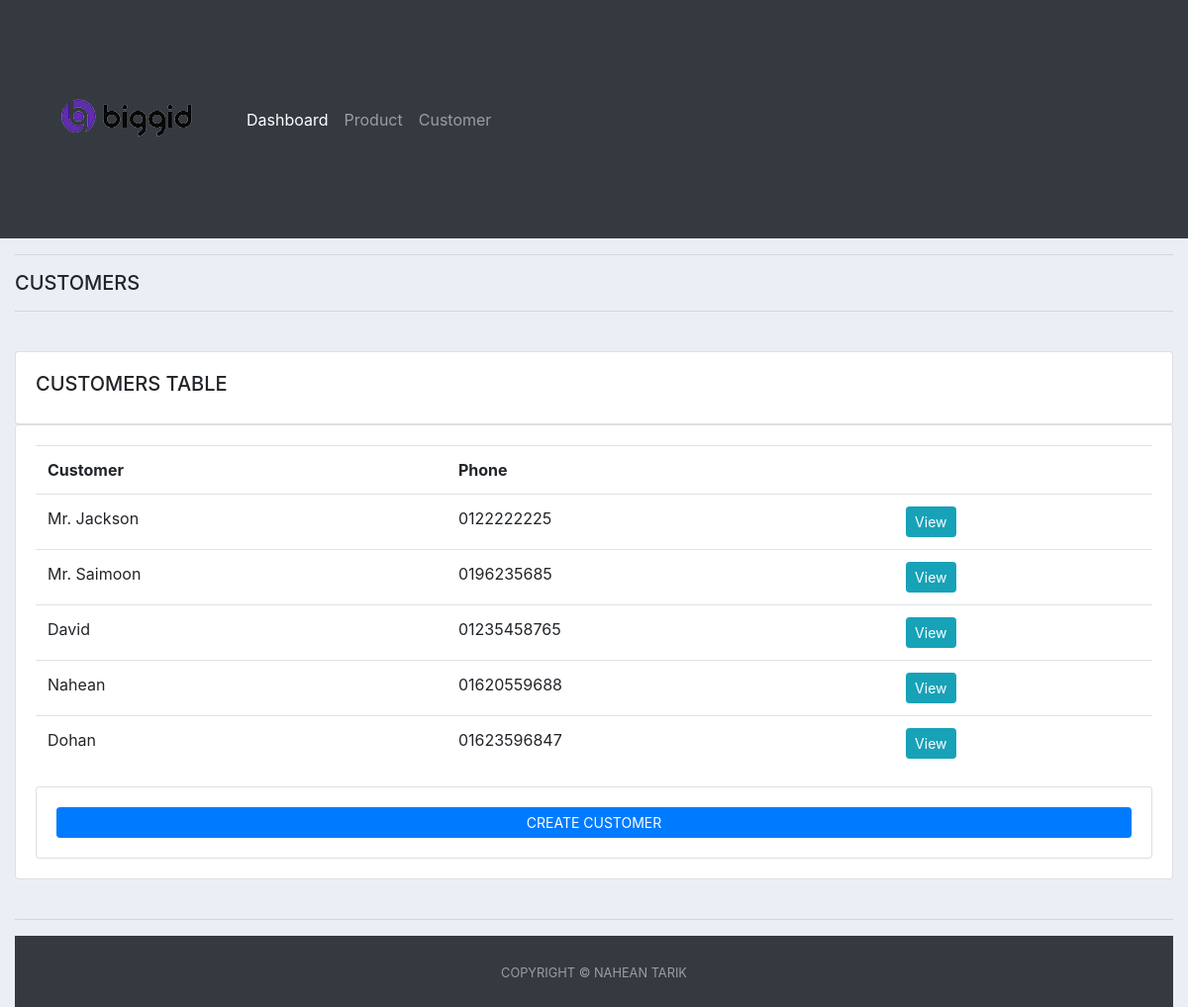
The app's page /customer_page/, older data.
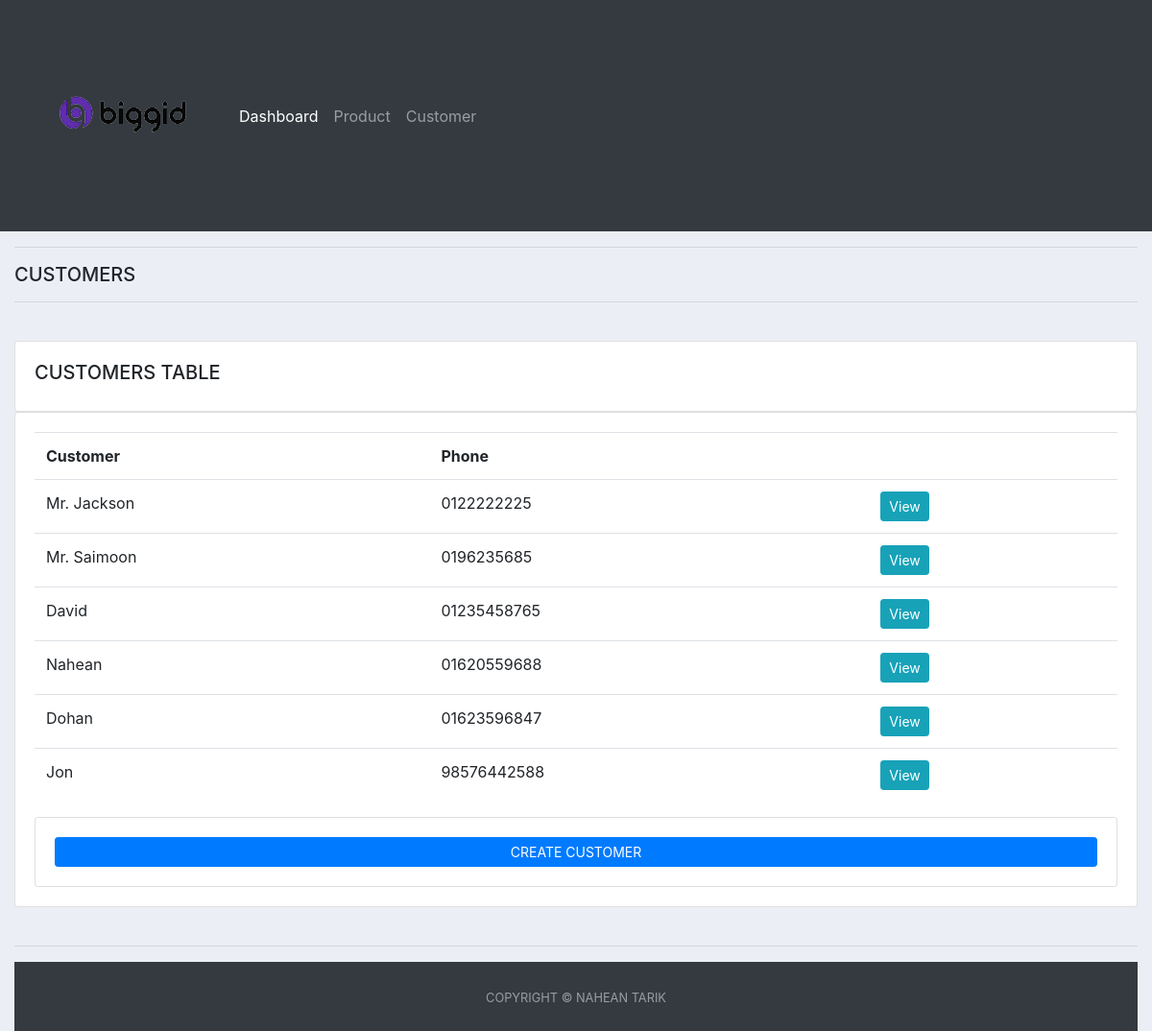
The same page, newer data.
### accounts/models.py (models this page shows, shortened)
class Customer(models.Model):
    name = models.CharField(max_length=200, null=True)
    phone = models.CharField(max_length=200, null=True)
    email = models.CharField(max_length=200, null=True)
    date_created = models.DateTimeField(auto_now_add=True, null=True)

### accounts/views.py (the view)
# urls.py: path('customer_page/', views.customerPage, name='customer_page'),
def customerPage(request):
    customers = Customer.objects.all()
    context = {'customers': customers}
    return render(request, 'accounts/customer_page.html', context)

### accounts/templates/accounts/customer_page.html
{% extends 'accounts/main.html' %} {% block content %}
<div class="row">
  <div class="col-md">
    <h5>CUSTOMERS</h5>
    <hr />
    <class class="container-fluid">
      <br />
      <class class="row">
        <div class="col-md">
          <div class="card card-body">
            <h5>CUSTOMERS TABLE</h5>
          </div>
          <div class="card card-body">
            <table class="table">
              <tr>
                <th>Customer</th>
                <th>Phone</th>
                <th></th>
              </tr>
              {% for i in customers %}
              <tr>
                <td>{{i.name}}</td>
                <td>{{i.phone}}</td>
                <td>
                  <a
                    class="btn btn-sm btn-info"
                    href="{% url 'customer' i.id %}"
                    >View</a
                  >
                </td>
              </tr>
              {% endfor %}
            </table>
            <div class="card card-body">
              <a
                class="prevent-submit btn btn-primary btn-sm btn-block"
                href="{% url 'create_customer' %}"
                >CREATE CUSTOMER</a
              >
            </div>
          </div>
        </div>
      </class>
    </class>
  </div>
</div>
{% endblock %}

Row changes from the older to the newer data that the page shows:
added Customer: name "Jon", phone "98576442588"
